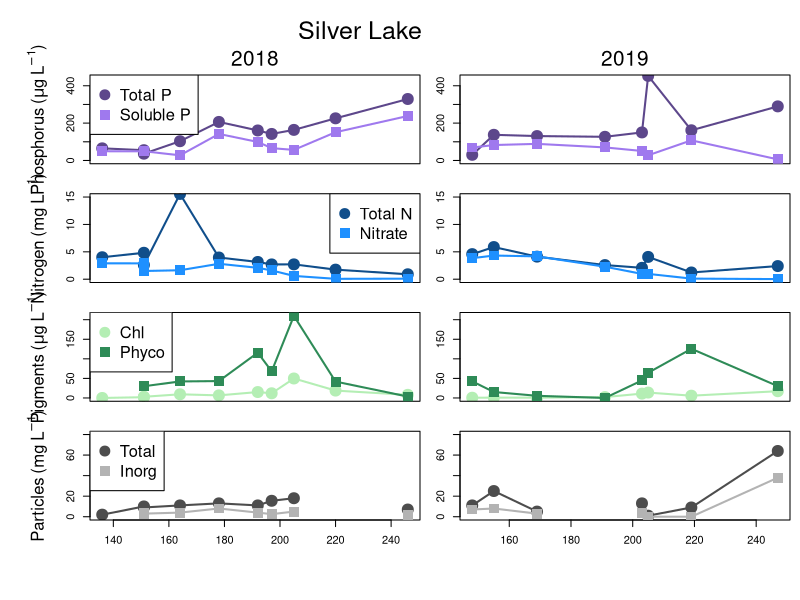
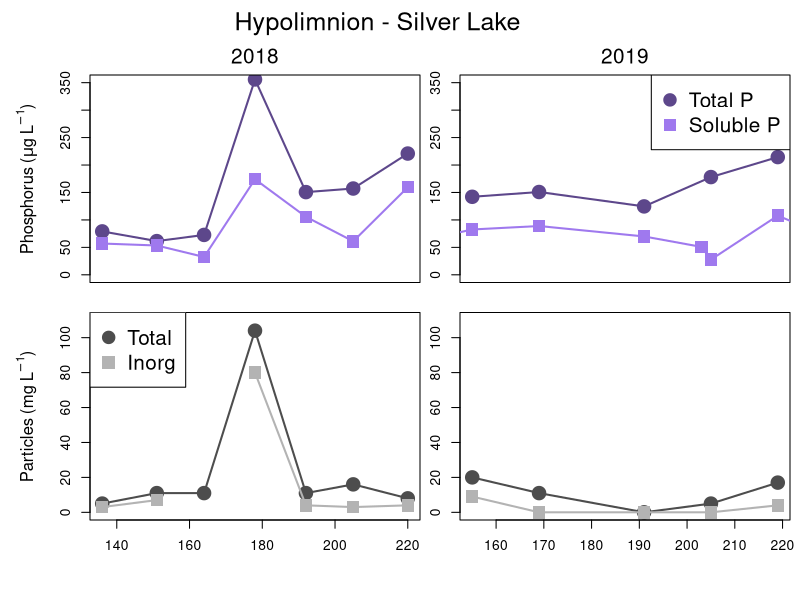
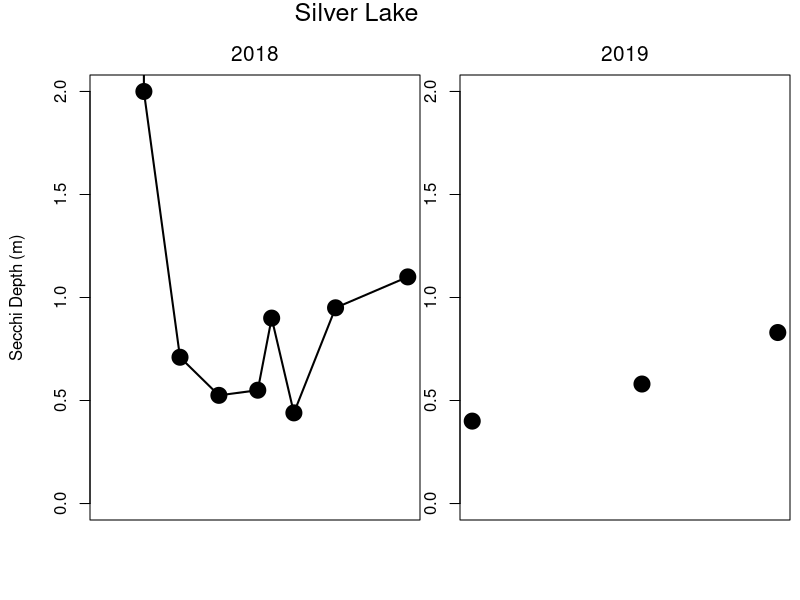

R code for these plots, in order:
setwd("C:/Users/wilkinso/Box Sync/Carp Removal & Phosphorus Project/Synoptic Sampling/Water Quality Data")

c19 = read.csv("P19_WQ_2019.csv")
c18 = read.csv("P18_WQ_2018.csv")


windows(height=8, width=6)
par(mfrow=c(4,2), omi=c(0.5,0.5,0.75,0.1), mai=c(0.3,0.4,0,0))

#Total P
plot(c18[c18$LakeID==105 & c18$Depth=="Epi", "DOY"], c18[c18$LakeID==105 & c18$Depth=="Epi", "TP_ugL"], 
     type="o", pch=19, col="mediumpurple4", ylim=c(0,440), cex=2, lwd=2, xaxt="n")
mtext(side=3, line=2.5, "                              Silver Lake", cex=1.5)
mtext(side=3, line=0.5, "2018", cex=1.25); mtext(side=2, line=3, expression(Phosphorus~"("*mu*g~L^-1*")"))
legend("topleft", legend=c("Total P", "Soluble P"), pch=c(19,15), pt.cex=2, col=c("mediumpurple4", "mediumpurple2"), cex=1.5)
points(c18[c18$LakeID==105 & c18$Depth=="Epi", "DOY"], c18[c18$LakeID==105 & c18$Depth=="Epi", "SRP_ugL"], 
       type="o", pch=15, col="mediumpurple2", cex=2, lwd=2)
plot(c19[c19$LakeNumber==105 & c19$Depth=="Epi", "DOY"], c19[c19$LakeNumber==105 & c19$Depth=="Epi", "TP_ugL"], 
     type="o", pch=19, col="mediumpurple4", ylim=c(0,440), cex=2, lwd=2, xaxt="n")
mtext(side=3, line=0.5, "2019", cex=1.25)
points(c19[c19$LakeNumber==105 & c19$Depth=="Epi", "DOY"], c19[c19$LakeNumber==105 & c19$Depth=="Epi", "SRP_ugL"], 
       type="o", pch=15, col="mediumpurple2", cex=2, lwd=2)


#Total N and Nitrate
plot(c18[c18$LakeID==105 & c18$Depth=="Epi", "DOY"], c18[c18$LakeID==105 & c18$Depth=="Epi", "TN_mgL"], 
     type="o", pch=19, col="dodgerblue4", ylim=c(0,15), cex=2, lwd=2, xaxt="n")
mtext(side=2, line=3, expression(Nitrogen~"("*mg~L^-1*")"))
legend("topright", legend=c("Total N", "Nitrate"), pch=c(19,15), pt.cex=2, col=c("dodgerblue4", "dodgerblue1"), cex=1.5)
points(c18[c18$LakeID==105 & c18$Depth=="Epi", "DOY"], c18[c18$LakeID==105 & c18$Depth=="Epi", "Nitrate_mgL"], 
       type="o", pch=15, col="dodgerblue1", cex=2, lwd=2)
plot(c19[c19$LakeNumber==105 & c19$Depth=="Epi", "DOY"], c19[c19$LakeNumber==105 & c19$Depth=="Epi", "TN_mgL"], 
     type="o", pch=19, col="dodgerblue4", ylim=c(0,15), cex=2, lwd=2, xaxt="n")
points(c19[c19$LakeNumber==105 & c19$Depth=="Epi", "DOY"], c19[c19$LakeNumber==105 & c19$Depth=="Epi", "Nitrate_mgL"], 
       type="o", pch=15, col="dodgerblue1", cex=2, lwd=2)


#Pigments
plot(c18[c18$LakeID==105 & c18$Depth=="Epi", "DOY"], c18[c18$LakeID==105 & c18$Depth=="Epi", "Chla_ugL"], 
     type="o", pch=19, col="darkseagreen2", ylim=c(0,210), cex=2, lwd=2, xaxt="n")
mtext(side=2, line=3, expression(Pigments~"("*mu*g~L^-1*")"))
legend("topleft", legend=c("Chl", "Phyco"), pch=c(19,15), pt.cex=2, col=c("darkseagreen2", "seagreen4"), cex=1.5)
points(c18[c18$LakeID==105 & c18$Depth=="Epi", "DOY"], c18[c18$LakeID==105 & c18$Depth=="Epi", "Phyco_ugL"], 
       type="o", pch=15, col="seagreen4", cex=2, lwd=2)
plot(c19[c19$LakeNumber==105 & c19$Depth=="Epi", "DOY"], c19[c19$LakeNumber==105 & c19$Depth=="Epi", "Chl_ugL"], 
     type="o", pch=19, col="darkseagreen2", ylim=c(0,210), cex=2, lwd=2, xaxt="n")
points(c19[c19$LakeNumber==105 & c19$Depth=="Epi", "DOY"], c19[c19$LakeNumber==105 & c19$Depth=="Epi", "Phyco_ugL"], 
       type="o", pch=15, col="seagreen4", cex=2, lwd=2)


#TSS and ISS
plot(c18[c18$LakeID==105 & c18$Depth=="Epi", "DOY"], c18[c18$LakeID==105 & c18$Depth=="Epi", "TSS_mgL"], 
     type="o", pch=19, col="gray30", ylim=c(0,80), cex=2, lwd=2)
mtext(side=2, line=3, expression(Particles~"("*mg~L^-1*")"))
legend("topleft", legend=c("Total", "Inorg"), pch=c(19,15), pt.cex=2, col=c("gray30", "gray70"), cex=1.5)
points(c18[c18$LakeID==105 & c18$Depth=="Epi", "DOY"], c18[c18$LakeID==105 & c18$Depth=="Epi", "ISS_mgL"], 
       type="o", pch=15, col="gray70", cex=2, lwd=2)
plot(c19[c19$LakeNumber==105 & c19$Depth=="Epi", "DOY"], c19[c19$LakeNumber==105 & c19$Depth=="Epi", "TSS_mgL"], 
     type="o", pch=19, col="gray30", ylim=c(0,80), cex=2, lwd=2)
points(c19[c19$LakeNumber==105 & c19$Depth=="Epi", "DOY"], c19[c19$LakeNumber==105 & c19$Depth=="Epi", "ISS_mgL"], 
       type="o", pch=15, col="gray70", cex=2, lwd=2)



#HYPOLIMNION
windows(height=6, width=6)
par(mfrow=c(2,2), omi=c(0.5,0.5,0.75,0.1), mai=c(0.3,0.4,0,0))
#Total P
plot(c18[c18$LakeID==105 & c18$Depth=="Hypo", "DOY"], c18[c18$LakeID==105 & c18$Depth=="Hypo", "TP_ugL"], 
     type="o", pch=19, col="mediumpurple4", ylim=c(0,350), cex=2, lwd=2, xaxt="n")
mtext(side=3, line=2.5, "                                   Hypolimnion - Silver Lake", cex=1.5)
mtext(side=3, line=0.5, "2018", cex=1.25); mtext(side=2, line=3, expression(Phosphorus~"("*mu*g~L^-1*")"))
points(c18[c18$LakeID==105 & c18$Depth=="Hypo", "DOY"], c18[c18$LakeID==105 & c18$Depth=="Hypo", "SRP_ugL"], 
       type="o", pch=15, col="mediumpurple2", cex=2, lwd=2)
plot(c19[c19$LakeNumber==105 & c19$Depth=="Hypo", "DOY"], c19[c19$LakeNumber==105 & c19$Depth=="Hypo", "TP_ugL"], 
     type="o", pch=19, col="mediumpurple4", ylim=c(0,350), cex=2, lwd=2, xaxt="n")
mtext(side=3, line=0.5, "2019", cex=1.25)
points(c19[c19$LakeNumber==105 & c19$Depth=="Epi", "DOY"], c19[c19$LakeNumber==105 & c19$Depth=="Epi", "SRP_ugL"], 
       type="o", pch=15, col="mediumpurple2", cex=2, lwd=2)
legend("topright", legend=c("Total P", "Soluble P"), pch=c(19,15), pt.cex=2, col=c("mediumpurple4", "mediumpurple2"), cex=1.5)


#TSS and ISS
plot(c18[c18$LakeID==105 & c18$Depth=="Hypo", "DOY"], c18[c18$LakeID==105 & c18$Depth=="Hypo", "TSS_mgL"], 
     type="o", pch=19, col="gray30", ylim=c(0,110), cex=2, lwd=2)
mtext(side=2, line=3, expression(Particles~"("*mg~L^-1*")"))
points(c18[c18$LakeID==105 & c18$Depth=="Hypo", "DOY"], c18[c18$LakeID==105 & c18$Depth=="Hypo", "ISS_mgL"], 
       type="o", pch=15, col="gray70", cex=2, lwd=2)
legend("topleft", legend=c("Total", "Inorg"), pch=c(19,15), pt.cex=2, col=c("gray30", "gray70"), cex=1.5)
plot(c19[c19$LakeNumber==105 & c19$Depth=="Hypo", "DOY"], c19[c19$LakeNumber==105 & c19$Depth=="Hypo", "TSS_mgL"], 
     type="o", pch=19, col="gray30", ylim=c(0,110), cex=2, lwd=2)
points(c19[c19$LakeNumber==105 & c19$Depth=="Hypo", "DOY"], c19[c19$LakeNumber==105 & c19$Depth=="Hypo", "ISS_mgL"], 
       type="o", pch=15, col="gray70", cex=2, lwd=2)


# SECCHI DATA
windows(height=3.5, width=6)
par(mfrow=c(1,2), omi=c(0.5,0.5,0.75,0.1), mai=c(0.3,0.4,0,0))
plot(c18[c18$LakeID==105 & c18$Depth=="Epi", "DOY"], c18[c18$LakeID==105 & c18$Depth=="Epi", "Secchi_m"], 
     type="o", pch=19, col="black", ylim=c(0,2), cex=2, lwd=2, xaxt="n")
mtext(side=3, line=2.5, "                             Silver Lake", cex=1.5)
mtext(side=3, line=0.5, "2018", cex=1.25); mtext(side=2, line=3, expression(Secchi~Depth~"("*m*")"))

plot(c19[c19$LakeNumber==105 & c19$Depth=="Epi", "DOY"], c19[c19$LakeNumber==105 & c19$Depth=="Epi", "Secchi_m"], 
     type="o", pch=19, col="black", ylim=c(0,2), cex=2, lwd=2, xaxt="n")
mtext(side=3, line=0.5, "2019", cex=1.25)

